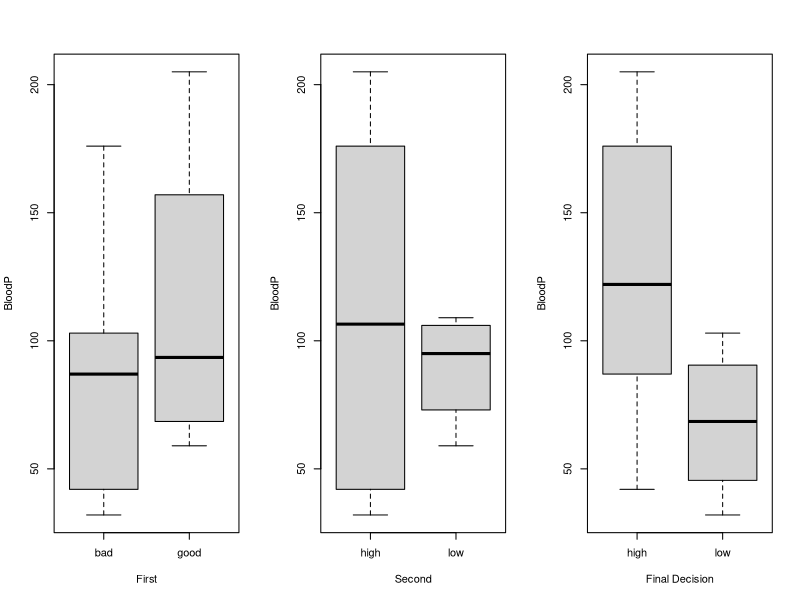
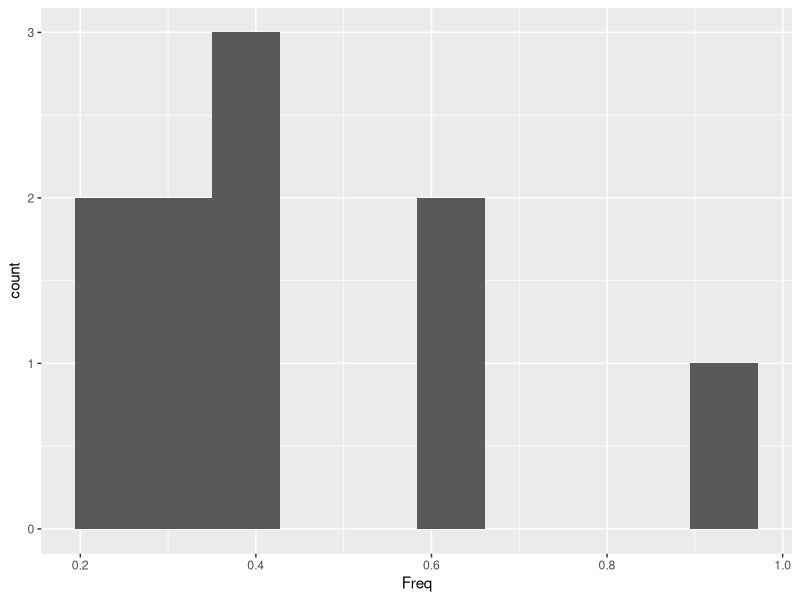

The R source for these figures, in order:
# Import packages
library(tidyverse)

# Inputed Data
Freq <- c(0.6, 0.3, 0.4, 0.4, 0.2, 0.6, 0.3, 0.4, 0.9, 0.2)
bloodp <- c(103, 87, 32, 42, 59, 109, 78, 205, 135, 176)
first <- c("bad", "bad", "bad", "bad", "good", "good", "good", "good", NA, "bad")
second <- c("low", "low", "high", "high", "low", "low", "high", "high", "high","high")
finaldecision <- c("low", "high", "low", "high", "low", "high", "low", "high", "high", "high")

# create Dataframe
hospital.df <- data.frame(Freq, bloodp, first, second, finaldecision)

# Side-by-side Boxplot
par(mfcol = c(1, 3)) 
boxplot(hospital.df$bloodp ~ hospital.df$first, xlab = "First", ylab = "BloodP")
boxplot(hospital.df$bloodp ~ hospital.df$second, xlab = "Second", ylab = "BloodP") 
boxplot(hospital.df$bloodp ~ hospital.df$finaldecision, xlab = "Final Decision", ylab = "BloodP")

#Histogram 
ggplot(hospital.df, aes(Freq)) +
  geom_histogram(bins = 10)



